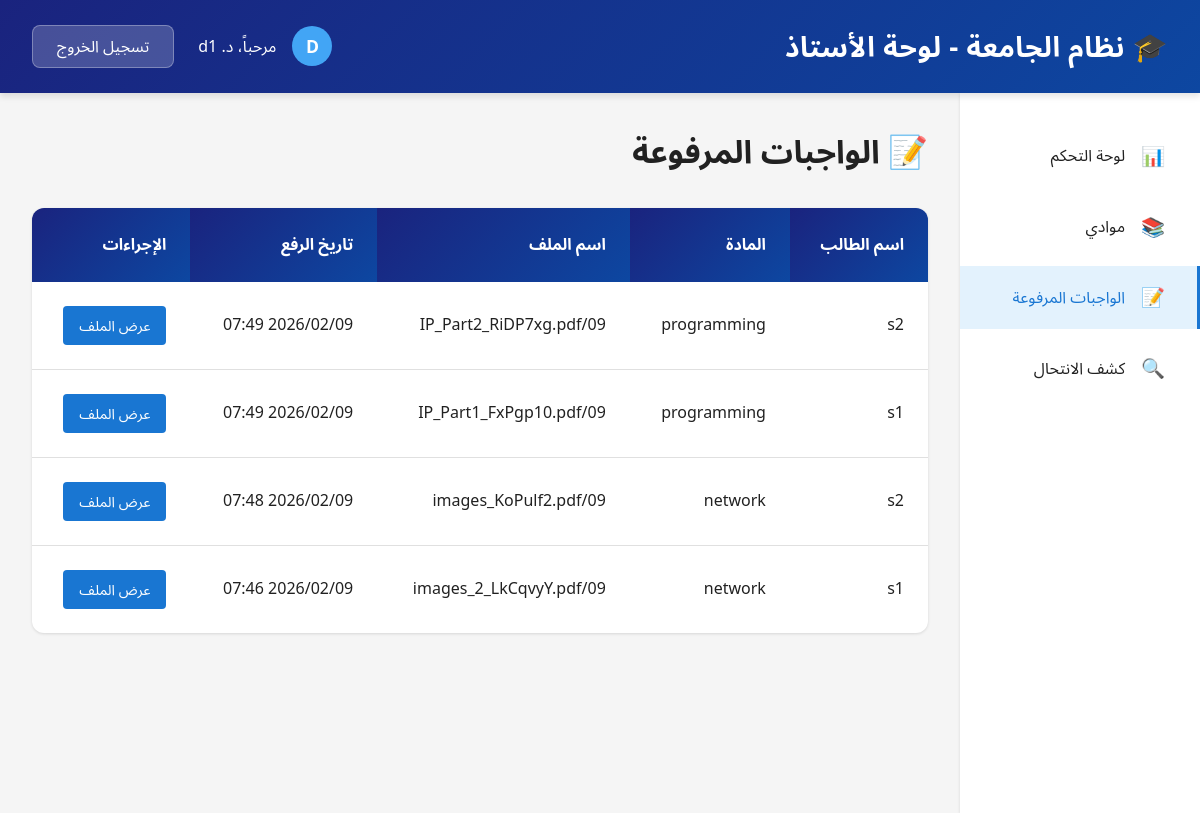
Screenshot of /doctor/submissions/ (signed in) with the database file from the repository.
### myapp/models.py (models this page shows, shortened)
class Submission(models.Model):
    student = models.ForeignKey(
        User,
        on_delete=models.CASCADE,
        related_name='submissions'
    )
    subject = models.ForeignKey(
        Subject,
        on_delete=models.CASCADE,
        related_name='submissions'
    )
    file = models.FileField(upload_to='submissions/%Y/%m/%d/')
    text = models.TextField(blank=True)
    upload_date = models.DateTimeField(auto_now_add=True)
    class Meta:
        verbose_name = 'Submission'
        verbose_name_plural = 'Submissions'
        ordering = ['-upload_date']

class Subject(models.Model):
    name = models.CharField(max_length=100, unique=True)
    description = models.TextField(blank=True, null=True)
    doctor = models.ForeignKey(
        User,
        on_delete=models.SET_NULL,
        null=True,
        limit_choices_to={'profile__role': 'doctor'},
        related_name='teaching_subjects'
    )
    created_at = models.DateTimeField(auto_now_add=True)
    class Meta:
        verbose_name = 'Subject'
        verbose_name_plural = 'Subjects'
        ordering = ['name']

### myapp/views.py (the view)
# urls.py: path('doctor/submissions/', views.DoctorSubmissionsView.as_view(), name='doctor_submissions'),
@method_decorator(login_required, name='dispatch')
class DoctorSubmissionsView(View):
    def get(self, request):
        if not hasattr(request.user, 'profile') or request.user.profile.role != 'doctor':
            messages.error(request, 'غير مصرح لك بالوصول إلى هذه الصفحة.')
            return redirect('/')
        submissions = Submission.objects.filter(
            subject__doctor=request.user
        ).select_related('student', 'subject').order_by('-upload_date')
        context = {
            'submissions': submissions,
            'total_submissions': submissions.count()
        }
        return render(request, 'myapp/doctor_submissions.html', context)

### templates/myapp/doctor_submissions.html (shortened to what this page needs)
{% extends 'base.html' %}
{% load static %}
{% block content %}
    <header class="header">
        <div class="header-content">
            <h1>🎓 نظام الجامعة - لوحة الأستاذ</h1>
            <div class="header-user">
                <div class="user-info">
                    <div class="user-avatar">{{ user.username|slice:":1"|upper }}</div>
                    <span>مرحباً، د. {{ user.get_full_name|default:user.username }}</span>
                </div>
                <a href="{% url 'logout' %}" class="logout-btn">تسجيل الخروج</a>
            </div>
        </div>
    </header>
    <div class="dashboard-layout">
        <aside class="sidebar">
            <ul class="sidebar-menu">
                <li>
                    <a href="{% url 'doctor_dashboard' %}">
                        <span class="icon">📊</span>
                        <span>لوحة التحكم</span>
                    </a>
                </li>
                <li>
                    <a href="{% url 'doctor_subjects' %}">
                        <span class="icon">📚</span>
                        <span>موادي</span>
                    </a>
                </li>
                <li>
                    <a href="{% url 'doctor_submissions' %}" class="active">
                        <span class="icon">📝</span>
                        <span>الواجبات المرفوعة</span>
                    </a>
                </li>
                <li>
                    <a href="{% url 'doctor_plagiarism' %}">
                        <span class="icon">🔍</span>
                        <span>كشف الانتحال</span>
                    </a>
                </li>
            </ul>
        </aside>
        <main class="main-content">
            <h1 class="page-title">📝 الواجبات المرفوعة</h1>
            {% if submissions %}
            <div class="table-container">
                <table>
                    <thead>
                        <tr>
                            <th>اسم الطالب</th>
                            <th>المادة</th>
                            <th>اسم الملف</th>
                            <th>تاريخ الرفع</th>
                            <th>الإجراءات</th>
                        </tr>
                    </thead>
                    <tbody>
                        {% for submission in submissions %}
                        <tr>
                            <td>{{ submission.student.get_full_name|default:submission.student.username }}</td>
                            <td>{{ submission.subject.name }}</td>
                            <td>{{ submission.file.name|slice:"20:" }}</td>
                            <td>{{ submission.upload_date|date:"Y/m/d H:i" }}</td>
                            <td>
                                <a href="{{ submission.file.url }}" target="_blank" class="btn-small">عرض الملف</a>
                            </td>
                        </tr>
                        {% endfor %}
                    </tbody>
                </table>
            </div>
            {% endif %}
        </main>
    </div>
{% endblock %}

### static/css/style.css (style rules this page uses)
:root { --primary-navy: #1a237e; --secondary-blue: #0d47a1; --accent-blue: #1976d2; --light-blue: #42a5f5; --background-gray: #f5f5f5; --card-white: #ffffff; --text-dark: #212121; --text-gray: #757575; --border-gray: #e0e0e0; --success-green: #4caf50; --warning-orange: #ff9800; --danger-red: #f44336; --hover-blue: #e3f2fd; --spacing-xs: 0.5rem; --spacing-sm: 1rem; --spacing-md: 1.5rem; --spacing-lg: 2rem; --spacing-xl: 3rem; --radius-sm: 4px; --radius-md: 8px; --radius-lg: 12px; --radius-xl: 16px; --shadow-sm: 0 1px 3px rgba(0, 0, 0, 0.12); --shadow-md: 0 4px 6px rgba(0, 0, 0, 0.1); --shadow-lg: 0 10px 20px rgba(0, 0, 0, 0.15); --shadow-hover: 0 6px 12px rgba(0, 0, 0, 0.15); }
* { margin: 0; padding: 0; box-sizing: border-box; }
body { font-family: 'Segoe UI', 'Roboto', 'Arial', 'Noto Sans Arabic', sans-serif; background-color: var(--background-gray); color: var(--text-dark); direction: rtl; line-height: 1.6; }
.header { background: linear-gradient(135deg, var(--primary-navy) 0%, var(--secondary-blue) 100%); color: white; padding: var(--spacing-md) var(--spacing-lg); box-shadow: var(--shadow-md); position: sticky; top: 0; z-index: 1000; }
.header-content { max-width: 1400px; margin: 0 auto; display: flex; justify-content: space-between; align-items: center; }
.header h1 { font-size: 1.75rem; font-weight: 600; letter-spacing: 0.5px; }
.header-user { display: flex; align-items: center; gap: var(--spacing-md); }
.user-info { display: flex; align-items: center; gap: var(--spacing-sm); }
.user-avatar { width: 40px; height: 40px; border-radius: 50%; background: var(--light-blue); display: flex; align-items: center; justify-content: center; font-weight: 600; font-size: 1.1rem; }
.logout-btn { background: rgba(255, 255, 255, 0.2); color: white; padding: var(--spacing-xs) var(--spacing-md); text-decoration: none; border-radius: var(--radius-md); transition: all 0.3s ease; border: 1px solid rgba(255, 255, 255, 0.3); font-weight: 500; }
.dashboard-layout { display: flex; max-width: 1400px; margin: 0 auto; min-height: calc(100vh - 80px); }
.sidebar { width: 260px; background: var(--card-white); padding: var(--spacing-lg) 0; box-shadow: var(--shadow-sm); position: sticky; top: 80px; height: calc(100vh - 80px); overflow-y: auto; }
.sidebar-menu { list-style: none; }
.sidebar-menu li { margin-bottom: var(--spacing-xs); }
.sidebar-menu a { display: flex; align-items: center; gap: var(--spacing-sm); padding: var(--spacing-sm) var(--spacing-lg); color: var(--text-dark); text-decoration: none; transition: all 0.3s ease; border-right: 3px solid transparent; }
.sidebar-menu a:hover, .sidebar-menu a.active { background: var(--hover-blue); border-right-color: var(--accent-blue); color: var(--accent-blue); }
.sidebar-menu .icon { font-size: 1.2rem; }
.main-content { flex: 1; padding: var(--spacing-lg); overflow-y: auto; }
.page-title { font-size: 2rem; color: var(--text-dark); margin-bottom: var(--spacing-lg); font-weight: 600; }
.table-container { background: var(--card-white); border-radius: var(--radius-lg); overflow: hidden; box-shadow: var(--shadow-sm); }
table { width: 100%; border-collapse: collapse; }
th { background: linear-gradient(135deg, var(--primary-navy) 0%, var(--secondary-blue) 100%); color: white; padding: var(--spacing-md); text-align: right; font-weight: 600; }
td { padding: var(--spacing-md); text-align: right; border-bottom: 1px solid var(--border-gray); }
tr:last-child td { border-bottom: none; }
.btn-small { background: var(--accent-blue); color: white; padding: var(--spacing-xs) var(--spacing-sm); text-decoration: none; border-radius: var(--radius-sm); font-size: 0.9rem; transition: all 0.3s ease; display: inline-block; }
@media (max-width: 1200px) { .sidebar { width: 240px; } }
html { scroll-behavior: smooth; }

### rows the page displays
Submission: student.get_full_name "s2", subject.name "programming", file.name "09/IP_Part2_RiDP7xg.pdf", upload_date "2026/02/09 07:49"
Submission: student.get_full_name "s1", subject.name "programming", file.name "09/IP_Part1_FxPgp10.pdf", upload_date "2026/02/09 07:49"
Submission: student.get_full_name "s2", subject.name "network", file.name "09/images_KoPulf2.pdf", upload_date "2026/02/09 07:48"
Submission: student.get_full_name "s1", subject.name "network", file.name "09/images_2_LkCqvyY.pdf", upload_date "2026/02/09 07:46"

### other values shown
{{ user.username|slice:":1"|upper }} "D"
{{ user.get_full_name|default:user.username }} "d1"
